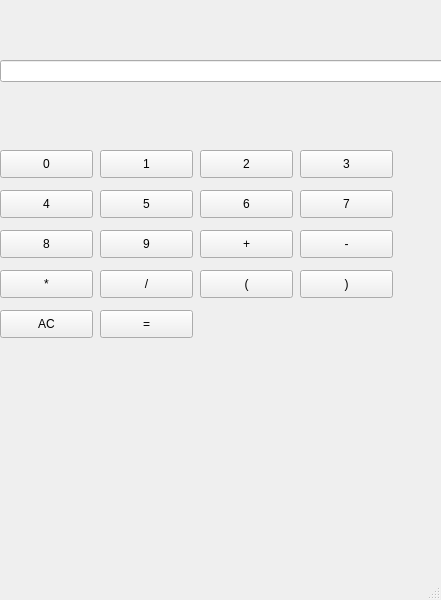
<?xml version="1.0" encoding="UTF-8"?>
<ui version="4.0">
 <class>MainWindow</class>
 <widget class="QMainWindow" name="MainWindow">
  <property name="geometry">
   <rect>
    <x>0</x>
    <y>0</y>
    <width>441</width>
    <height>600</height>
   </rect>
  </property>
  <property name="windowTitle">
   <string>MainWindow</string>
  </property>
  <widget class="QWidget" name="centralwidget">
   <widget class="QLineEdit" name="result_show">
    <property name="geometry">
     <rect>
      <x>0</x>
      <y>60</y>
      <width>501</width>
      <height>22</height>
     </rect>
    </property>
   </widget>
   <widget class="QPushButton" name="pushButton">
    <property name="geometry">
     <rect>
      <x>0</x>
      <y>150</y>
      <width>93</width>
      <height>28</height>
     </rect>
    </property>
    <property name="text">
     <string>0</string>
    </property>
   </widget>
   <widget class="QPushButton" name="pushButton_2">
    <property name="geometry">
     <rect>
      <x>100</x>
      <y>150</y>
      <width>93</width>
      <height>28</height>
     </rect>
    </property>
    <property name="text">
     <string>1</string>
    </property>
   </widget>
   <widget class="QPushButton" name="pushButton_3">
    <property name="geometry">
     <rect>
      <x>200</x>
      <y>150</y>
      <width>93</width>
      <height>28</height>
     </rect>
    </property>
    <property name="text">
     <string>2</string>
    </property>
   </widget>
   <widget class="QPushButton" name="pushButton_4">
    <property name="geometry">
     <rect>
      <x>300</x>
      <y>150</y>
      <width>93</width>
      <height>28</height>
     </rect>
    </property>
    <property name="text">
     <string>3</string>
    </property>
   </widget>
   <widget class="QPushButton" name="pushButton_5">
    <property name="geometry">
     <rect>
      <x>0</x>
      <y>190</y>
      <width>93</width>
      <height>28</height>
     </rect>
    </property>
    <property name="text">
     <string>4</string>
    </property>
   </widget>
   <widget class="QPushButton" name="pushButton_6">
    <property name="geometry">
     <rect>
      <x>100</x>
      <y>190</y>
      <width>93</width>
      <height>28</height>
     </rect>
    </property>
    <property name="text">
     <string>5</string>
    </property>
   </widget>
   <widget class="QPushButton" name="pushButton_7">
    <property name="geometry">
     <rect>
      <x>200</x>
      <y>190</y>
      <width>93</width>
      <height>28</height>
     </rect>
    </property>
    <property name="text">
     <string>6</string>
    </property>
   </widget>
   <widget class="QPushButton" name="pushButton_8">
    <property name="geometry">
     <rect>
      <x>300</x>
      <y>190</y>
      <width>93</width>
      <height>28</height>
     </rect>
    </property>
    <property name="text">
     <string>7</string>
    </property>
   </widget>
   <widget class="QPushButton" name="pushButton_9">
    <property name="geometry">
     <rect>
      <x>0</x>
      <y>230</y>
      <width>93</width>
      <height>28</height>
     </rect>
    </property>
    <property name="text">
     <string>8</string>
    </property>
   </widget>
   <widget class="QPushButton" name="pushButton_10">
    <property name="geometry">
     <rect>
      <x>100</x>
      <y>230</y>
      <width>93</width>
      <height>28</height>
     </rect>
    </property>
    <property name="text">
     <string>9</string>
    </property>
   </widget>
   <widget class="QPushButton" name="pushButton_11">
    <property name="geometry">
     <rect>
      <x>200</x>
      <y>230</y>
      <width>93</width>
      <height>28</height>
     </rect>
    </property>
    <property name="text">
     <string>+</string>
    </property>
   </widget>
   <widget class="QPushButton" name="pushButton_12">
    <property name="geometry">
     <rect>
      <x>300</x>
      <y>230</y>
      <width>93</width>
      <height>28</height>
     </rect>
    </property>
    <property name="text">
     <string>-</string>
    </property>
   </widget>
   <widget class="QPushButton" name="pushButton_13">
    <property name="geometry">
     <rect>
      <x>0</x>
      <y>270</y>
      <width>93</width>
      <height>28</height>
     </rect>
    </property>
    <property name="text">
     <string>*</string>
    </property>
   </widget>
   <widget class="QPushButton" name="pushButton_14">
    <property name="geometry">
     <rect>
      <x>100</x>
      <y>270</y>
      <width>93</width>
      <height>28</height>
     </rect>
    </property>
    <property name="text">
     <string>/</string>
    </property>
   </widget>
   <widget class="QPushButton" name="pushButton_15">
    <property name="geometry">
     <rect>
      <x>200</x>
      <y>270</y>
      <width>93</width>
      <height>28</height>
     </rect>
    </property>
    <property name="text">
     <string>(</string>
    </property>
   </widget>
   <widget class="QPushButton" name="pushButton_16">
    <property name="geometry">
     <rect>
      <x>300</x>
      <y>270</y>
      <width>93</width>
      <height>28</height>
     </rect>
    </property>
    <property name="text">
     <string>)</string>
    </property>
   </widget>
   <widget class="QPushButton" name="pushButton_17">
    <property name="geometry">
     <rect>
      <x>0</x>
      <y>310</y>
      <width>93</width>
      <height>28</height>
     </rect>
    </property>
    <property name="text">
     <string>AC</string>
    </property>
   </widget>
   <widget class="QPushButton" name="pushButton_18">
    <property name="geometry">
     <rect>
      <x>100</x>
      <y>310</y>
      <width>93</width>
      <height>28</height>
     </rect>
    </property>
    <property name="text">
     <string>=</string>
    </property>
   </widget>
  </widget>
  <widget class="QMenuBar" name="menubar">
   <property name="geometry">
    <rect>
     <x>0</x>
     <y>0</y>
     <width>441</width>
     <height>26</height>
    </rect>
   </property>
  </widget>
  <widget class="QStatusBar" name="statusbar"/>
 </widget>
 <resources/>
 <connections/>
</ui>
